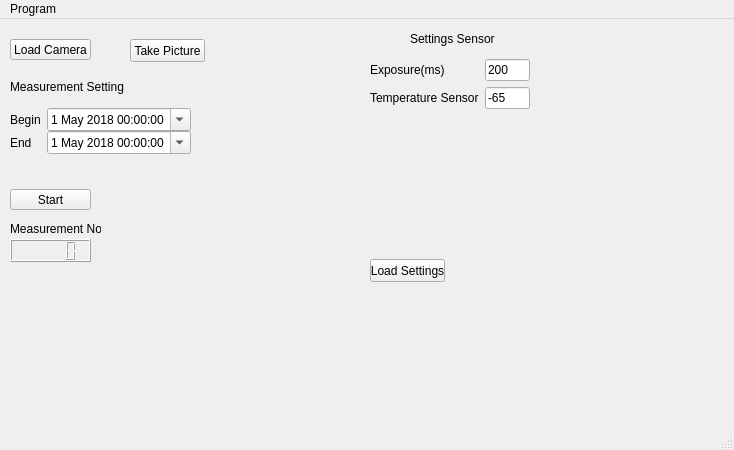
<?xml version="1.0" encoding="UTF-8"?>
<ui version="4.0">
 <class>MainWindow</class>
 <widget class="QMainWindow" name="MainWindow">
  <property name="geometry">
   <rect>
    <x>0</x>
    <y>0</y>
    <width>734</width>
    <height>450</height>
   </rect>
  </property>
  <property name="windowTitle">
   <string>AMUDIS Control</string>
  </property>
  <widget class="QWidget" name="centralwidget">
   <widget class="QPushButton" name="loadCamera">
    <property name="geometry">
     <rect>
      <x>10</x>
      <y>20</y>
      <width>81</width>
      <height>21</height>
     </rect>
    </property>
    <property name="text">
     <string>Load Camera</string>
    </property>
   </widget>
   <widget class="QWidget" name="formLayoutWidget">
    <property name="geometry">
     <rect>
      <x>10</x>
      <y>89</y>
      <width>181</width>
      <height>61</height>
     </rect>
    </property>
    <layout class="QFormLayout" name="formLayout">
     <property name="horizontalSpacing">
      <number>6</number>
     </property>
     <property name="verticalSpacing">
      <number>0</number>
     </property>
     <item row="2" column="0">
      <widget class="QLabel" name="begin_label">
       <property name="text">
        <string>Begin</string>
       </property>
      </widget>
     </item>
     <item row="2" column="1">
      <widget class="QDateTimeEdit" name="dateTimeEdit_begin">
       <property name="dateTime">
        <datetime>
         <hour>0</hour>
         <minute>0</minute>
         <second>0</second>
         <year>2018</year>
         <month>5</month>
         <day>1</day>
        </datetime>
       </property>
       <property name="date">
        <date>
         <year>2018</year>
         <month>5</month>
         <day>1</day>
        </date>
       </property>
       <property name="time">
        <time>
         <hour>0</hour>
         <minute>0</minute>
         <second>0</second>
        </time>
       </property>
       <property name="minimumDateTime">
        <datetime>
         <hour>0</hour>
         <minute>0</minute>
         <second>0</second>
         <year>2018</year>
         <month>1</month>
         <day>1</day>
        </datetime>
       </property>
       <property name="calendarPopup">
        <bool>true</bool>
       </property>
      </widget>
     </item>
     <item row="3" column="1">
      <widget class="QDateTimeEdit" name="dateTimeEdit_end">
       <property name="dateTime">
        <datetime>
         <hour>0</hour>
         <minute>0</minute>
         <second>0</second>
         <year>2018</year>
         <month>5</month>
         <day>1</day>
        </datetime>
       </property>
       <property name="date">
        <date>
         <year>2018</year>
         <month>5</month>
         <day>1</day>
        </date>
       </property>
       <property name="minimumDateTime">
        <datetime>
         <hour>0</hour>
         <minute>0</minute>
         <second>0</second>
         <year>2018</year>
         <month>1</month>
         <day>1</day>
        </datetime>
       </property>
       <property name="calendarPopup">
        <bool>true</bool>
       </property>
      </widget>
     </item>
     <item row="3" column="0">
      <widget class="QLabel" name="end_label">
       <property name="text">
        <string>End</string>
       </property>
      </widget>
     </item>
    </layout>
   </widget>
   <widget class="QLabel" name="label_3">
    <property name="geometry">
     <rect>
      <x>10</x>
      <y>60</y>
      <width>231</width>
      <height>16</height>
     </rect>
    </property>
    <property name="text">
     <string>Measurement Setting</string>
    </property>
   </widget>
   <widget class="QPushButton" name="startButton">
    <property name="geometry">
     <rect>
      <x>10</x>
      <y>170</y>
      <width>81</width>
      <height>21</height>
     </rect>
    </property>
    <property name="text">
     <string>Start</string>
    </property>
   </widget>
   <widget class="QPushButton" name="takePictureButton">
    <property name="geometry">
     <rect>
      <x>130</x>
      <y>20</y>
      <width>75</width>
      <height>23</height>
     </rect>
    </property>
    <property name="text">
     <string>Take Picture</string>
    </property>
   </widget>
   <widget class="QStackedWidget" name="objectSettings">
    <property name="geometry">
     <rect>
      <x>370</x>
      <y>0</y>
      <width>191</width>
      <height>281</height>
     </rect>
    </property>
    <property name="currentIndex">
     <number>0</number>
    </property>
    <widget class="QWidget" name="page">
     <widget class="QWidget" name="formLayoutWidget_2">
      <property name="geometry">
       <rect>
        <x>0</x>
        <y>40</y>
        <width>160</width>
        <height>80</height>
       </rect>
      </property>
      <layout class="QFormLayout" name="formLayout_2">
       <item row="1" column="1">
        <widget class="QLineEdit" name="ExposureValue">
         <property name="text">
          <string>200</string>
         </property>
        </widget>
       </item>
       <item row="1" column="0">
        <widget class="QLabel" name="labelExposure">
         <property name="text">
          <string>Exposure(ms)</string>
         </property>
        </widget>
       </item>
       <item row="2" column="0">
        <widget class="QLabel" name="tempsensorlabel">
         <property name="text">
          <string>Temperature Sensor</string>
         </property>
        </widget>
       </item>
       <item row="2" column="1">
        <widget class="QLineEdit" name="TempSensorValue">
         <property name="text">
          <string>-65</string>
         </property>
        </widget>
       </item>
      </layout>
     </widget>
     <widget class="QLabel" name="label">
      <property name="geometry">
       <rect>
        <x>40</x>
        <y>10</y>
        <width>91</width>
        <height>20</height>
       </rect>
      </property>
      <property name="text">
       <string>Settings Sensor</string>
      </property>
     </widget>
     <widget class="QPushButton" name="pushButtonLoadSettings">
      <property name="geometry">
       <rect>
        <x>0</x>
        <y>240</y>
        <width>75</width>
        <height>23</height>
       </rect>
      </property>
      <property name="text">
       <string>Load Settings</string>
      </property>
     </widget>
    </widget>
    <widget class="QWidget" name="page_2"/>
   </widget>
   <widget class="QLCDNumber" name="lcdNumber">
    <property name="geometry">
     <rect>
      <x>10</x>
      <y>220</y>
      <width>81</width>
      <height>23</height>
     </rect>
    </property>
   </widget>
   <widget class="QLabel" name="MeasurementNo">
    <property name="geometry">
     <rect>
      <x>10</x>
      <y>200</y>
      <width>91</width>
      <height>20</height>
     </rect>
    </property>
    <property name="text">
     <string>Measurement No:</string>
    </property>
   </widget>
  </widget>
  <widget class="QMenuBar" name="menubar">
   <property name="geometry">
    <rect>
     <x>0</x>
     <y>0</y>
     <width>734</width>
     <height>21</height>
    </rect>
   </property>
   <widget class="QMenu" name="menuProgram">
    <property name="title">
     <string>Program</string>
    </property>
    <addaction name="actionInitialize_system"/>
    <addaction name="separator"/>
    <addaction name="actionQuit"/>
   </widget>
   <addaction name="menuProgram"/>
  </widget>
  <widget class="QStatusBar" name="statusbar"/>
  <action name="actionSettings">
   <property name="text">
    <string>Settings</string>
   </property>
  </action>
  <action name="actionQuit">
   <property name="text">
    <string>Quit</string>
   </property>
  </action>
  <action name="actionInitialize_system">
   <property name="text">
    <string>Initialize system</string>
   </property>
  </action>
 </widget>
 <resources/>
 <connections/>
</ui>
